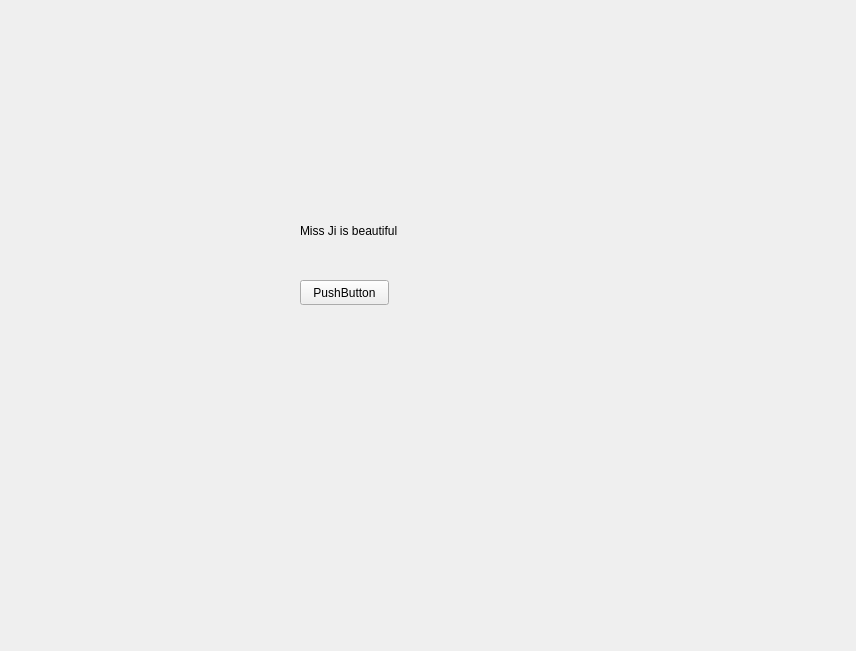
<?xml version="1.0" encoding="UTF-8"?>
<ui version="4.0">
 <class>Form</class>
 <widget class="QWidget" name="Form">
  <property name="geometry">
   <rect>
    <x>0</x>
    <y>0</y>
    <width>856</width>
    <height>651</height>
   </rect>
  </property>
  <property name="windowTitle">
   <string>Form</string>
  </property>
  <widget class="QLabel" name="label">
   <property name="geometry">
    <rect>
     <x>300</x>
     <y>200</y>
     <width>181</width>
     <height>61</height>
    </rect>
   </property>
   <property name="text">
    <string>Miss Ji is beautiful</string>
   </property>
  </widget>
  <widget class="QPushButton" name="pushButton">
   <property name="geometry">
    <rect>
     <x>300</x>
     <y>280</y>
     <width>89</width>
     <height>25</height>
    </rect>
   </property>
   <property name="text">
    <string>PushButton</string>
   </property>
  </widget>
 </widget>
 <resources/>
 <connections/>
</ui>
